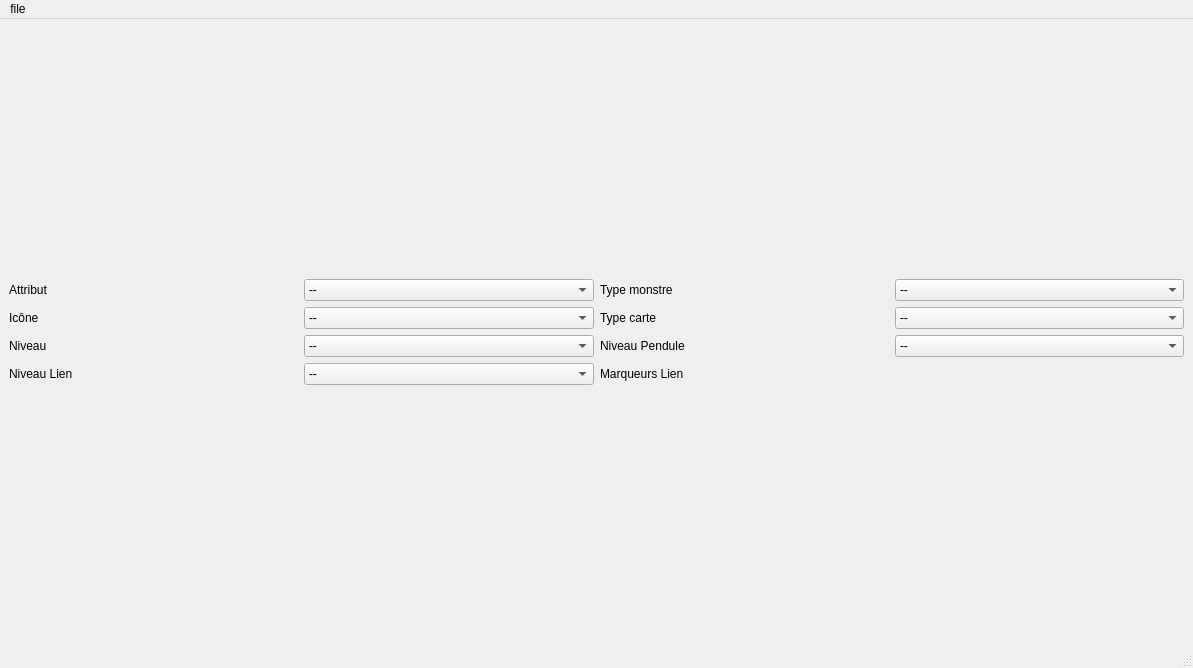
<?xml version="1.0" encoding="UTF-8"?>
<ui version="4.0">
 <class>MainWindow</class>
 <widget class="QMainWindow" name="MainWindow">
  <property name="geometry">
   <rect>
    <x>0</x>
    <y>0</y>
    <width>1193</width>
    <height>668</height>
   </rect>
  </property>
  <property name="windowTitle">
   <string>MainWindow</string>
  </property>
  <widget class="QWidget" name="centralwidget">
   <layout class="QGridLayout" name="gridLayout">
    <item row="0" column="1">
     <layout class="QGridLayout" name="gridLayout_2">
      <item row="2" column="2">
       <widget class="QLabel" name="label_3">
        <property name="text">
         <string>Type monstre</string>
        </property>
       </widget>
      </item>
      <item row="2" column="1">
       <widget class="QComboBox" name="comboBox">
        <item>
         <property name="text">
          <string>--</string>
         </property>
        </item>
        <item>
         <property name="text">
          <string>DIVIN</string>
         </property>
         <property name="icon">
          <iconset>
           <normaloff>Attributs_icon/DIVINE.png</normaloff>Attributs_icon/DIVINE.png</iconset>
         </property>
        </item>
        <item>
         <property name="text">
          <string>EAU</string>
         </property>
         <property name="icon">
          <iconset>
           <normaloff>Attributs_icon/WATER.png</normaloff>Attributs_icon/WATER.png</iconset>
         </property>
        </item>
        <item>
         <property name="text">
          <string>FEU</string>
         </property>
         <property name="icon">
          <iconset>
           <normaloff>Attributs_icon/FIRE.png</normaloff>Attributs_icon/FIRE.png</iconset>
         </property>
        </item>
        <item>
         <property name="text">
          <string>LUMIÈRE</string>
         </property>
         <property name="icon">
          <iconset>
           <normaloff>Attributs_icon/LIGHT.png</normaloff>Attributs_icon/LIGHT.png</iconset>
         </property>
        </item>
        <item>
         <property name="text">
          <string>TÉNÈBRES</string>
         </property>
         <property name="icon">
          <iconset>
           <normaloff>Attributs_icon/DARK.png</normaloff>Attributs_icon/DARK.png</iconset>
         </property>
        </item>
        <item>
         <property name="text">
          <string>TERRE</string>
         </property>
         <property name="icon">
          <iconset>
           <normaloff>Attributs_icon/EARTH.png</normaloff>Attributs_icon/EARTH.png</iconset>
         </property>
        </item>
        <item>
         <property name="text">
          <string>VENT</string>
         </property>
         <property name="icon">
          <iconset>
           <normaloff>Attributs_icon/WIND.png</normaloff>Attributs_icon/WIND.png</iconset>
         </property>
        </item>
        <item>
         <property name="text">
          <string>MAGIE</string>
         </property>
         <property name="icon">
          <iconset>
           <normaloff>Attributs_icon/SPELL.png</normaloff>Attributs_icon/SPELL.png</iconset>
         </property>
        </item>
        <item>
         <property name="text">
          <string>PIÈGE</string>
         </property>
         <property name="icon">
          <iconset>
           <normaloff>Attributs_icon/TRAP.png</normaloff>Attributs_icon/TRAP.png</iconset>
         </property>
        </item>
       </widget>
      </item>
      <item row="3" column="1">
       <widget class="QComboBox" name="comboBox_2">
        <item>
         <property name="text">
          <string>--</string>
         </property>
        </item>
        <item>
         <property name="text">
          <string>CONTINU</string>
         </property>
         <property name="icon">
          <iconset>
           <normaloff>Spell-Traps_icon/Continuous.png</normaloff>Spell-Traps_icon/Continuous.png</iconset>
         </property>
        </item>
        <item>
         <property name="text">
          <string>CONTRE</string>
         </property>
         <property name="icon">
          <iconset>
           <normaloff>Spell-Traps_icon/Counter.png</normaloff>Spell-Traps_icon/Counter.png</iconset>
         </property>
        </item>
        <item>
         <property name="text">
          <string>ÉQUIPEMENT</string>
         </property>
         <property name="icon">
          <iconset>
           <normaloff>Spell-Traps_icon/Equip.png</normaloff>Spell-Traps_icon/Equip.png</iconset>
         </property>
        </item>
        <item>
         <property name="text">
          <string>JEU RAPIDE</string>
         </property>
         <property name="icon">
          <iconset>
           <normaloff>Spell-Traps_icon/Quick-Play.png</normaloff>Spell-Traps_icon/Quick-Play.png</iconset>
         </property>
        </item>
        <item>
         <property name="text">
          <string>NORMALE</string>
         </property>
         <property name="icon">
          <iconset>
           <normaloff>Spell-Traps_icon/Normal.png</normaloff>Spell-Traps_icon/Normal.png</iconset>
         </property>
        </item>
        <item>
         <property name="text">
          <string>RITUEL</string>
         </property>
         <property name="icon">
          <iconset>
           <normaloff>Spell-Traps_icon/Ritual.png</normaloff>Spell-Traps_icon/Ritual.png</iconset>
         </property>
        </item>
        <item>
         <property name="text">
          <string>TERRAIN</string>
         </property>
         <property name="icon">
          <iconset>
           <normaloff>Spell-Traps_icon/Field.png</normaloff>Spell-Traps_icon/Field.png</iconset>
         </property>
        </item>
       </widget>
      </item>
      <item row="2" column="0">
       <widget class="QLabel" name="label">
        <property name="text">
         <string>Attribut</string>
        </property>
       </widget>
      </item>
      <item row="2" column="3">
       <widget class="QComboBox" name="comboBox_3">
        <item>
         <property name="text">
          <string>--</string>
         </property>
        </item>
        <item>
         <property name="text">
          <string>Aqua</string>
         </property>
         <property name="icon">
          <iconset>
           <normaloff>Type_monsters/Aqua-MD.png</normaloff>Type_monsters/Aqua-MD.png</iconset>
         </property>
        </item>
        <item>
         <property name="text">
          <string>Bête</string>
         </property>
         <property name="icon">
          <iconset>
           <normaloff>Type_monsters/Beast-MD.png</normaloff>Type_monsters/Beast-MD.png</iconset>
         </property>
        </item>
        <item>
         <property name="text">
          <string>Bête Ailée</string>
         </property>
         <property name="icon">
          <iconset>
           <normaloff>Type_monsters/Winged_Beast-MD.png</normaloff>Type_monsters/Winged_Beast-MD.png</iconset>
         </property>
        </item>
        <item>
         <property name="text">
          <string>Bête Divine</string>
         </property>
         <property name="icon">
          <iconset>
           <normaloff>Type_monsters/Divine-Beast-MD.png</normaloff>Type_monsters/Divine-Beast-MD.png</iconset>
         </property>
        </item>
        <item>
         <property name="text">
          <string>Bête-Guerrier</string>
         </property>
         <property name="icon">
          <iconset>
           <normaloff>Type_monsters/Beast-Warrior-MD.png</normaloff>Type_monsters/Beast-Warrior-MD.png</iconset>
         </property>
        </item>
        <item>
         <property name="text">
          <string>Cyberse</string>
         </property>
         <property name="icon">
          <iconset>
           <normaloff>Type_monsters/Cyberse-MD.png</normaloff>Type_monsters/Cyberse-MD.png</iconset>
         </property>
        </item>
        <item>
         <property name="text">
          <string>Démon</string>
         </property>
         <property name="icon">
          <iconset>
           <normaloff>Type_monsters/Fiend-MD.png</normaloff>Type_monsters/Fiend-MD.png</iconset>
         </property>
        </item>
        <item>
         <property name="text">
          <string>Dinosaure</string>
         </property>
         <property name="icon">
          <iconset>
           <normaloff>Type_monsters/Dinosaur-MD.png</normaloff>Type_monsters/Dinosaur-MD.png</iconset>
         </property>
        </item>
        <item>
         <property name="text">
          <string>Dragon</string>
         </property>
         <property name="icon">
          <iconset>
           <normaloff>Type_monsters/Dragon-MD.png</normaloff>Type_monsters/Dragon-MD.png</iconset>
         </property>
        </item>
        <item>
         <property name="text">
          <string>Elfe</string>
         </property>
         <property name="icon">
          <iconset>
           <normaloff>Type_monsters/Fairy-MD.png</normaloff>Type_monsters/Fairy-MD.png</iconset>
         </property>
        </item>
        <item>
         <property name="text">
          <string>Guerrier</string>
         </property>
         <property name="icon">
          <iconset>
           <normaloff>Type_monsters/Warrior-MD.png</normaloff>Type_monsters/Warrior-MD.png</iconset>
         </property>
        </item>
        <item>
         <property name="text">
          <string>Insecte</string>
         </property>
         <property name="icon">
          <iconset>
           <normaloff>Type_monsters/Insect-MD.png</normaloff>Type_monsters/Insect-MD.png</iconset>
         </property>
        </item>
        <item>
         <property name="text">
          <string>Machine</string>
         </property>
         <property name="icon">
          <iconset>
           <normaloff>Type_monsters/Machine-MD.png</normaloff>Type_monsters/Machine-MD.png</iconset>
         </property>
        </item>
        <item>
         <property name="text">
          <string>Magicien</string>
         </property>
         <property name="icon">
          <iconset>
           <normaloff>Type_monsters/Spellcaster-MD.png</normaloff>Type_monsters/Spellcaster-MD.png</iconset>
         </property>
        </item>
        <item>
         <property name="text">
          <string>Plante</string>
         </property>
         <property name="icon">
          <iconset>
           <normaloff>Type_monsters/Plant-MD.png</normaloff>Type_monsters/Plant-MD.png</iconset>
         </property>
        </item>
        <item>
         <property name="text">
          <string>Poisson</string>
         </property>
         <property name="icon">
          <iconset>
           <normaloff>Type_monsters/Fish-MD.png</normaloff>Type_monsters/Fish-MD.png</iconset>
         </property>
        </item>
        <item>
         <property name="text">
          <string>Psychique</string>
         </property>
         <property name="icon">
          <iconset>
           <normaloff>Type_monsters/Psychic-MD.png</normaloff>Type_monsters/Psychic-MD.png</iconset>
         </property>
        </item>
        <item>
         <property name="text">
          <string>Pyro</string>
         </property>
         <property name="icon">
          <iconset>
           <normaloff>Type_monsters/Pyro-MD.png</normaloff>Type_monsters/Pyro-MD.png</iconset>
         </property>
        </item>
        <item>
         <property name="text">
          <string>Reptile</string>
         </property>
         <property name="icon">
          <iconset>
           <normaloff>Type_monsters/Reptile-MD.png</normaloff>Type_monsters/Reptile-MD.png</iconset>
         </property>
        </item>
        <item>
         <property name="text">
          <string>Rocher</string>
         </property>
         <property name="icon">
          <iconset>
           <normaloff>Type_monsters/Rock-MD.png</normaloff>Type_monsters/Rock-MD.png</iconset>
         </property>
        </item>
        <item>
         <property name="text">
          <string>Serpent de Mer</string>
         </property>
         <property name="icon">
          <iconset>
           <normaloff>Type_monsters/Sea_Serpent-MD.png</normaloff>Type_monsters/Sea_Serpent-MD.png</iconset>
         </property>
        </item>
        <item>
         <property name="text">
          <string>Tonnerre</string>
         </property>
         <property name="icon">
          <iconset>
           <normaloff>Type_monsters/Thunder-MD.png</normaloff>Type_monsters/Thunder-MD.png</iconset>
         </property>
        </item>
        <item>
         <property name="text">
          <string>Wyrm</string>
         </property>
         <property name="icon">
          <iconset>
           <normaloff>Type_monsters/Wyrm-MD.png</normaloff>Type_monsters/Wyrm-MD.png</iconset>
         </property>
        </item>
        <item>
         <property name="text">
          <string>Zombie</string>
         </property>
         <property name="icon">
          <iconset>
           <normaloff>Type_monsters/Zombie-MD.png</normaloff>Type_monsters/Zombie-MD.png</iconset>
         </property>
        </item>
       </widget>
      </item>
      <item row="3" column="2">
       <widget class="QLabel" name="label_4">
        <property name="text">
         <string>Type carte</string>
        </property>
       </widget>
      </item>
      <item row="4" column="2">
       <widget class="QLabel" name="label_6">
        <property name="text">
         <string>Niveau Pendule</string>
        </property>
       </widget>
      </item>
      <item row="5" column="0">
       <widget class="QLabel" name="label_7">
        <property name="text">
         <string>Niveau Lien</string>
        </property>
       </widget>
      </item>
      <item row="5" column="2">
       <widget class="QLabel" name="label_8">
        <property name="text">
         <string>Marqueurs Lien</string>
        </property>
       </widget>
      </item>
      <item row="4" column="0">
       <widget class="QLabel" name="label_5">
        <property name="text">
         <string>Niveau</string>
        </property>
       </widget>
      </item>
      <item row="3" column="3">
       <widget class="QComboBox" name="comboBox_4">
        <item>
         <property name="text">
          <string>--</string>
         </property>
        </item>
        <item>
         <property name="text">
          <string>Normal</string>
         </property>
        </item>
        <item>
         <property name="text">
          <string>Effet</string>
         </property>
        </item>
        <item>
         <property name="text">
          <string>Rituel</string>
         </property>
        </item>
        <item>
         <property name="text">
          <string>Fusion</string>
         </property>
        </item>
        <item>
         <property name="text">
          <string>Synchro</string>
         </property>
        </item>
        <item>
         <property name="text">
          <string>Xyz</string>
         </property>
        </item>
        <item>
         <property name="text">
          <string>Toon</string>
         </property>
        </item>
        <item>
         <property name="text">
          <string>Spirit</string>
         </property>
        </item>
        <item>
         <property name="text">
          <string>Union</string>
         </property>
        </item>
        <item>
         <property name="text">
          <string>Union</string>
         </property>
        </item>
        <item>
         <property name="text">
          <string>Gémeau</string>
         </property>
        </item>
        <item>
         <property name="text">
          <string>Syntoniseur</string>
         </property>
        </item>
        <item>
         <property name="text">
          <string>Flip</string>
         </property>
        </item>
        <item>
         <property name="text">
          <string>Pendule</string>
         </property>
        </item>
        <item>
         <property name="text">
          <string>Lien</string>
         </property>
        </item>
       </widget>
      </item>
      <item row="3" column="0">
       <widget class="QLabel" name="label_2">
        <property name="text">
         <string>Icône</string>
        </property>
       </widget>
      </item>
      <item row="5" column="3">
       <layout class="QGridLayout" name="gridLayout_4"/>
      </item>
      <item row="4" column="1">
       <widget class="QComboBox" name="comboBox_5">
        <item>
         <property name="text">
          <string>--</string>
         </property>
        </item>
        <item>
         <property name="text">
          <string>0</string>
         </property>
        </item>
        <item>
         <property name="text">
          <string>1</string>
         </property>
        </item>
        <item>
         <property name="text">
          <string>2</string>
         </property>
        </item>
        <item>
         <property name="text">
          <string>3</string>
         </property>
        </item>
        <item>
         <property name="text">
          <string>4</string>
         </property>
        </item>
        <item>
         <property name="text">
          <string>5</string>
         </property>
        </item>
        <item>
         <property name="text">
          <string>6</string>
         </property>
        </item>
        <item>
         <property name="text">
          <string>7</string>
         </property>
        </item>
        <item>
         <property name="text">
          <string>8</string>
         </property>
        </item>
        <item>
         <property name="text">
          <string>9</string>
         </property>
        </item>
        <item>
         <property name="text">
          <string>10</string>
         </property>
        </item>
        <item>
         <property name="text">
          <string>11</string>
         </property>
        </item>
        <item>
         <property name="text">
          <string>12</string>
         </property>
        </item>
        <item>
         <property name="text">
          <string>13</string>
         </property>
        </item>
       </widget>
      </item>
      <item row="5" column="1">
       <widget class="QComboBox" name="comboBox_7">
        <item>
         <property name="text">
          <string>--</string>
         </property>
        </item>
        <item>
         <property name="text">
          <string>1</string>
         </property>
        </item>
        <item>
         <property name="text">
          <string>2</string>
         </property>
        </item>
        <item>
         <property name="text">
          <string>3</string>
         </property>
        </item>
        <item>
         <property name="text">
          <string>4</string>
         </property>
        </item>
        <item>
         <property name="text">
          <string>5</string>
         </property>
        </item>
        <item>
         <property name="text">
          <string>6</string>
         </property>
        </item>
       </widget>
      </item>
      <item row="4" column="3">
       <widget class="QComboBox" name="comboBox_6">
        <item>
         <property name="text">
          <string>--</string>
         </property>
        </item>
        <item>
         <property name="text">
          <string>0</string>
         </property>
        </item>
        <item>
         <property name="text">
          <string>1</string>
         </property>
        </item>
        <item>
         <property name="text">
          <string>2</string>
         </property>
        </item>
        <item>
         <property name="text">
          <string>3</string>
         </property>
        </item>
        <item>
         <property name="text">
          <string>4</string>
         </property>
        </item>
        <item>
         <property name="text">
          <string>5</string>
         </property>
        </item>
        <item>
         <property name="text">
          <string>6</string>
         </property>
        </item>
        <item>
         <property name="text">
          <string>7</string>
         </property>
        </item>
        <item>
         <property name="text">
          <string>8</string>
         </property>
        </item>
        <item>
         <property name="text">
          <string>9</string>
         </property>
        </item>
        <item>
         <property name="text">
          <string>10</string>
         </property>
        </item>
        <item>
         <property name="text">
          <string>11</string>
         </property>
        </item>
        <item>
         <property name="text">
          <string>12</string>
         </property>
        </item>
        <item>
         <property name="text">
          <string>13</string>
         </property>
        </item>
       </widget>
      </item>
     </layout>
    </item>
   </layout>
  </widget>
  <widget class="QMenuBar" name="menubar">
   <property name="geometry">
    <rect>
     <x>0</x>
     <y>0</y>
     <width>1193</width>
     <height>24</height>
    </rect>
   </property>
   <widget class="QMenu" name="menufile">
    <property name="title">
     <string>file</string>
    </property>
    <addaction name="actionexit"/>
   </widget>
   <addaction name="menufile"/>
  </widget>
  <widget class="QStatusBar" name="statusbar"/>
  <action name="actionexit">
   <property name="text">
    <string>exit</string>
   </property>
  </action>
 </widget>
 <resources/>
 <connections/>
</ui>
